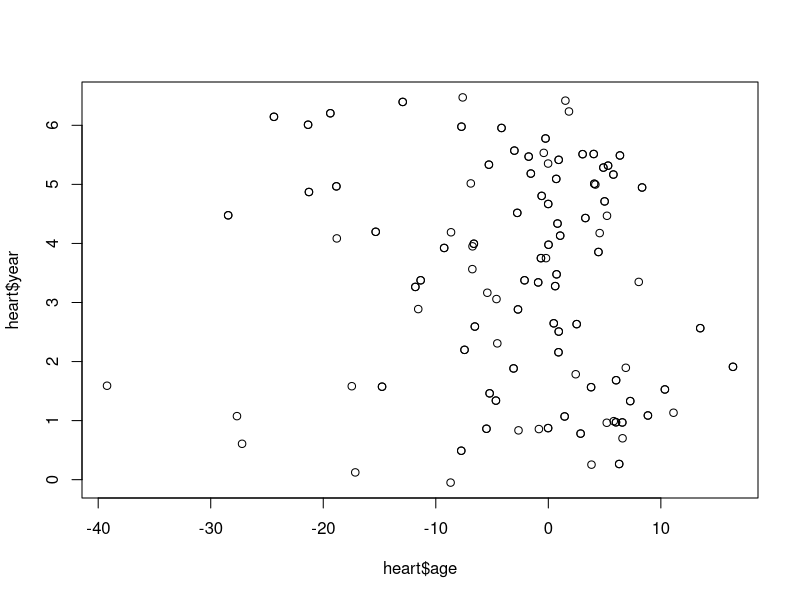
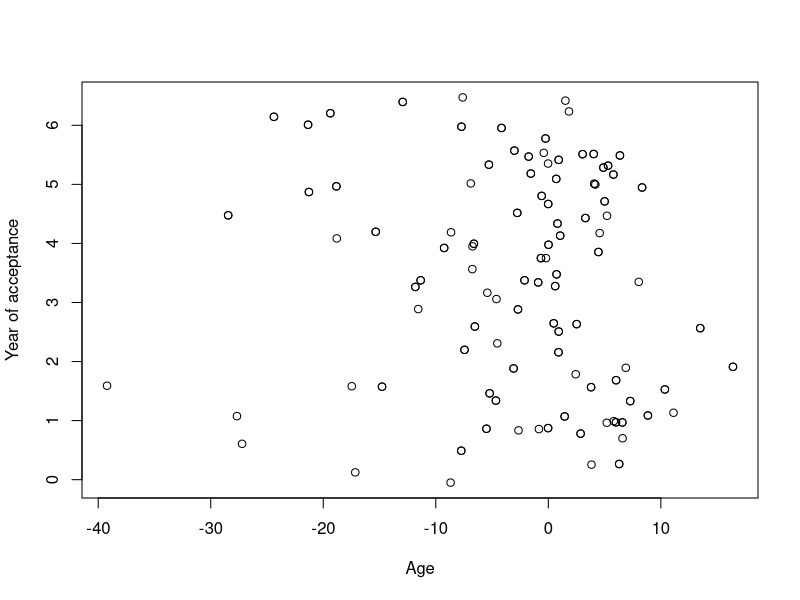
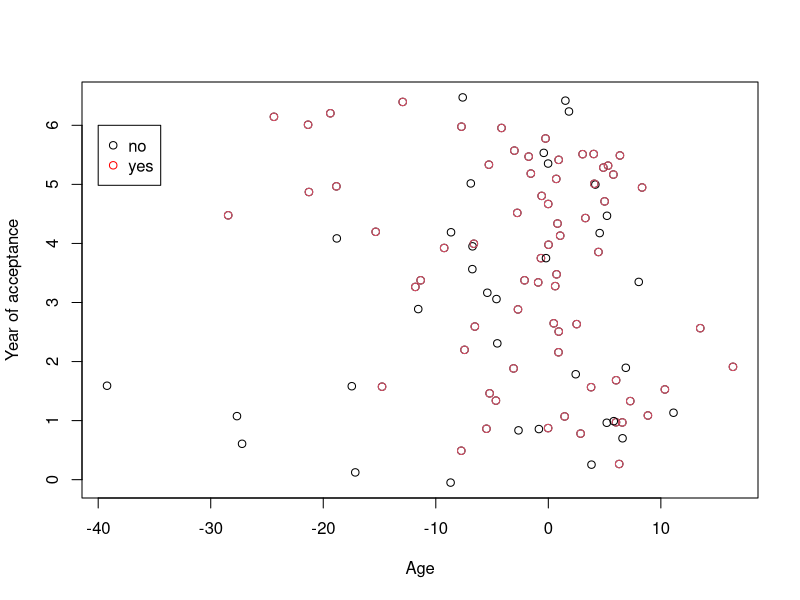
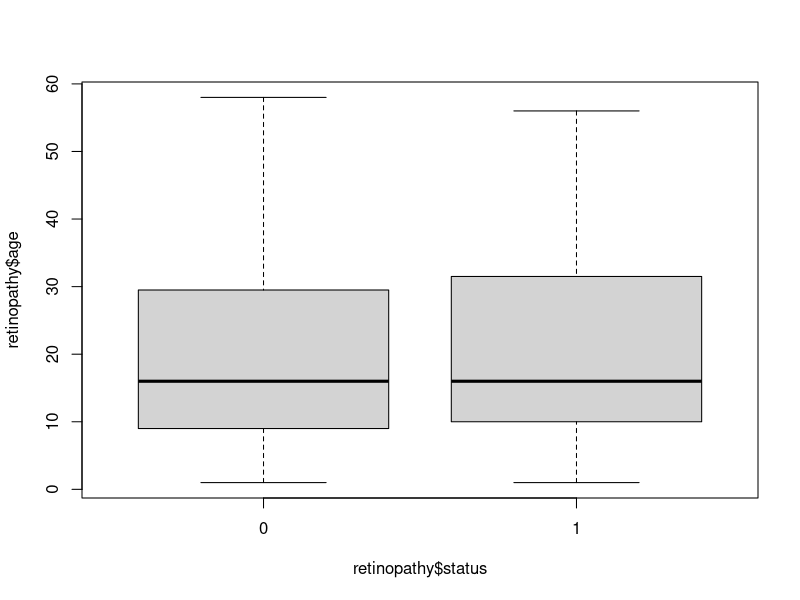
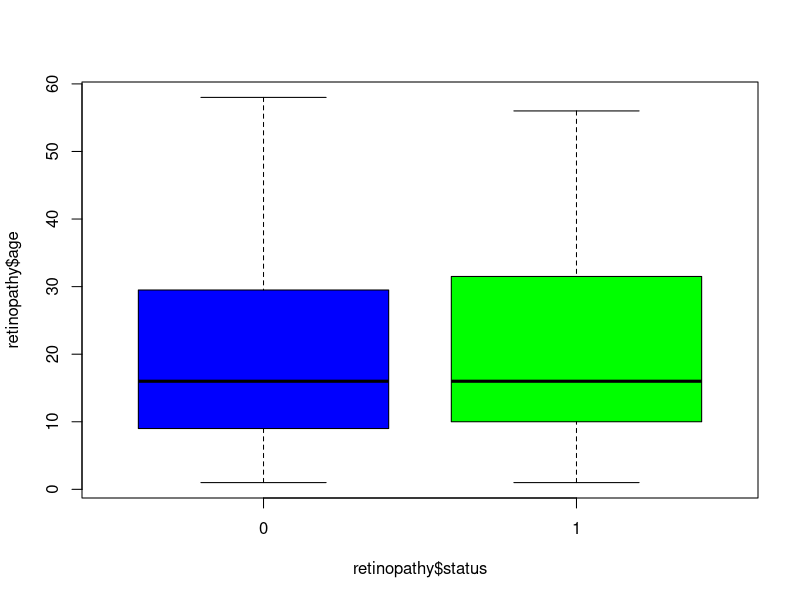
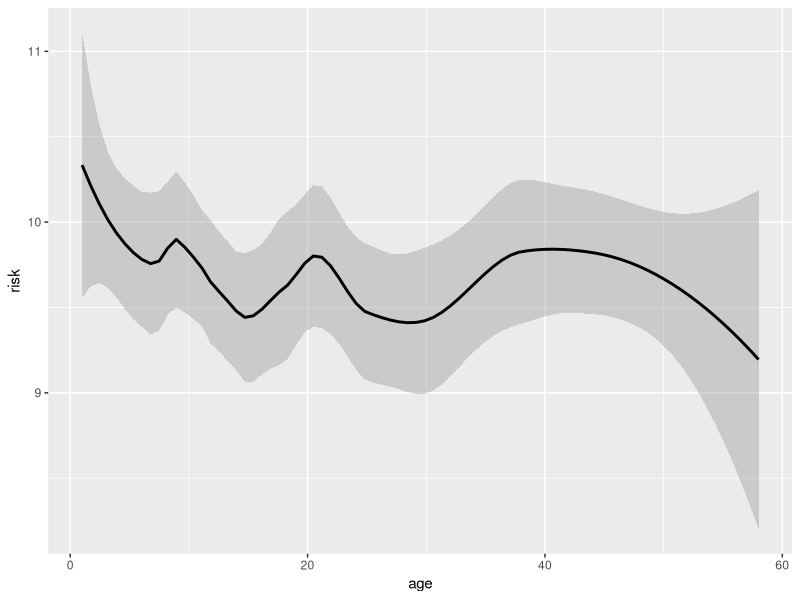
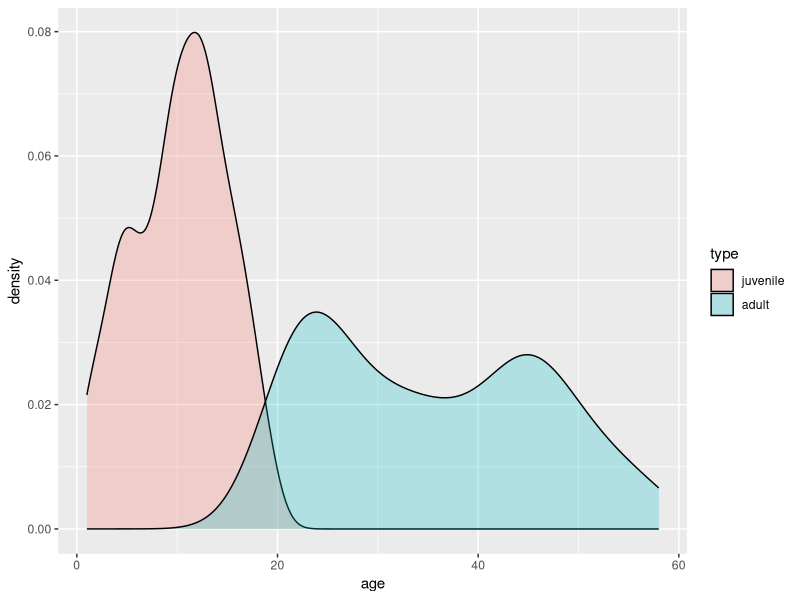

Reproduce these figures in R, in order.
## ---- chunk 1
knitr::knit_hooks$set(purl = knitr::hook_purl)

options(purl = FALSE)

knitr::opts_chunk$set(purl = FALSE)
## ---- chunk 2
knitr::opts_hooks$set(eval = function(opt) {
  if (any(opt$exercise))
    opt$eval <- opt$include <- FALSE
  
  opt
})


static <- TRUE

options(width = 100)

## ---- chunk 3
library(kableExtra)
library(knitr)
## ---- chunk 4
library(survival)
## ---- chunk 5
asis_output("#### Task 1\\n")
## ---- chunk 6
asis_output('<div style="border:2px; border-style:solid; padding: 1em; border-color:#446E9B">')
## ---- chunk 7
cat('<button type="button" class="btn btn-info btn-sm" data-toggle="collapse" data-target="#man1">Hint</button>
<div id = "man1" class="collapse" style="border:1px; border-style:solid; padding: 1em; border-color:#1F78B4">
Use the function factor(...) to convert a numerical variable to a factor.
</div>')
## ---- chunk 8
asis_output("</div>")

asis_output("#### Solution 1\\n")
## ---- chunk 9
heart$age_orig <- heart$age + 48
heart$surgery <- factor(heart$surgery, levels = c(0, 1), labels = c("no", "yes"))
## ---- chunk 10
asis_output("#### Task 2\\n")
## ---- chunk 11
asis_output('<div style="border:2px; border-style:solid; padding: 1em; border-color:#446E9B">')
## ---- chunk 12
cat('<button type="button" class="btn btn-info btn-sm" data-toggle="collapse" data-target="#man2">Hint</button>
<div id = "man2" class="collapse" style="border:1px; border-style:solid; padding: 1em; border-color:#1F78B4">
To dichotomize a numerical variable use the function as.numeric(...). Use the function factor(...) to convert a variable into a factor. 
</div>')
## ---- chunk 13
asis_output("</div>")

asis_output("#### Solution 2\\n")
## ---- chunk 14
retinopathy$ageCat <- as.numeric(retinopathy$age >= mean(retinopathy$age))
retinopathy$ageCat <- factor(retinopathy$ageCat, levels = c(0, 1), labels = c("young", "old"))
head(retinopathy)
## ---- chunk 15
asis_output("#### Task 3\\n")
## ---- chunk 16
asis_output('<div style="border:2px; border-style:solid; padding: 1em; border-color:#446E9B">')
## ---- chunk 17
cat('<button type="button" class="btn btn-info btn-sm" data-toggle="collapse" data-target="#man3">Hint</button>
<div id = "man3" class="collapse" style="border:1px; border-style:solid; padding: 1em; border-color:#1F78B4">
Create a variable that is identical to the futime variable (use the name futimeCut). Then use indexing to select the correct subset and set it to the new categorical variable.
</div>')
## ---- chunk 18
cat('<button type="button" class="btn btn-info btn-sm" data-toggle="collapse" data-target="#man3a">Hint</button>
<div id = "man3a" class="collapse" style="border:1px; border-style:solid; padding: 1em; border-color:#1F78B4">
E.g. you can create the low category as: \\
`retinopathy$futimeCut <- retinopathy$futime` \\
`retinopathy$futimeCut[retinopathy$futime < 25] <- "short" `\\
Now continue with the other categories.
</div>')
## ---- chunk 19
asis_output("</div>")

asis_output("#### Solution 3\\n")
## ---- chunk 20
retinopathy$futimeCut <- retinopathy$futime
retinopathy$futimeCut[retinopathy$futime < 25] <- "short"
retinopathy$futimeCut[retinopathy$futime >= 25 & retinopathy$futime < 45] <- "medium"
retinopathy$futimeCut[retinopathy$futime >= 45] <- "long"
head(retinopathy)
## ---- chunk 21
asis_output("#### Task 4\\n")
## ---- chunk 22
asis_output('<div style="border:2px; border-style:solid; padding: 1em; border-color:#446E9B">')
## ---- chunk 23
cat('<button type="button" class="btn btn-info btn-sm" data-toggle="collapse" data-target="#man4">Hint</button>
<div id = "man4" class="collapse" style="border:1px; border-style:solid; padding: 1em; border-color:#1F78B4">
To sample a numerical and categorical variable use the function sample(...). To convert a numerical variable to a categorical use the function factor(...). To dichotomize a numerical variable use the function as.numeric(...).
</div>')
## ---- chunk 24
asis_output("</div>")

asis_output("#### Solution 4\\n")
## ---- chunk 25
Sex <- sample(0:1, 50, replace = T)
Age <- sample(20:80, 50, replace = T)
Sex <- factor(Sex, levels = c(0:1), labels = c("female", "male"))
AgeCat <- as.numeric(Age > 50)
AgeCat <- factor(AgeCat, levels = c(0:1), labels = c("young", "old"))
Age <- (Age - mean(Age))/sd(Age)
## ---- chunk 26
asis_output("#### Task 5\\n")
## ---- chunk 27
asis_output('<div style="border:2px; border-style:solid; padding: 1em; border-color:#446E9B">')
## ---- chunk 28
asis_output("</div>")

asis_output("#### Solution 5\\n")
## ---- chunk 29
DF <- data.frame(Sex, Age, AgeCat)
DF <- data.frame("Gender" = Sex, "StandardizedAge" = Age, "DichotomousAge" = AgeCat)
## ---- chunk 30
asis_output("#### Task 6\\n")
## ---- chunk 31
asis_output('<div style="border:2px; border-style:solid; padding: 1em; border-color:#446E9B">')
## ---- chunk 32
cat('<button type="button" class="btn btn-info btn-sm" data-toggle="collapse" data-target="#man6">Hint</button>
<div id = "man6" class="collapse" style="border:1px; border-style:solid; padding: 1em; border-color:#1F78B4">
To sample a numerical and categorical variable use the function sample(...). To convert a numerical variable to a categorical use the function factor(...). 
</div>')
## ---- chunk 33
asis_output("</div>")

asis_output("#### Solution 6\\n")
## ---- chunk 34
Treatment <- sample(1:2, 150, replace = T)
Weight <- sample(50:100, 150, replace = T)
Treatment <- factor(Treatment, levels = c(1:2), labels = c("no", "yes"))
Weight <- Weight * 1000
data.frame(Treatment, Weight)
## ---- chunk 35
asis_output("#### Task 7\\n")
## ---- chunk 36
asis_output('<div style="border:2px; border-style:solid; padding: 1em; border-color:#446E9B">')
## ---- chunk 37
cat('<button type="button" class="btn btn-info btn-sm" data-toggle="collapse" data-target="#man7">Hint</button>
<div id = "man7" class="collapse" style="border:1px; border-style:solid; padding: 1em; border-color:#1F78B4">
To obtain letters use the function letters(...). To sample a numerical and categorical variable use the function sample(...). To convert a numerical variable to a categorical use the function factor(...). 
</div>')
## ---- chunk 38
asis_output("</div>")

asis_output("#### Solution 7\\n")
## ---- chunk 39
let <- letters[1:9]
sex <- sample(1:2, 50, replace = TRUE)
sex <- factor(sex, levels = 1:2, labels = c("males", "females"))
mat <- matrix(1:4 ,2, 2, byrow = TRUE)
my_list <- list(let = let, sex = sex, mat = mat) 
## ---- chunk 40
asis_output("#### Task 1\\n")
## ---- chunk 41
asis_output('<div style="border:2px; border-style:solid; padding: 1em; border-color:#446E9B">')
## ---- chunk 42
cat('<button type="button" class="btn btn-info btn-sm" data-toggle="collapse" data-target="#exp1">Hint</button>
<div id = "exp1" class="collapse" style="border:1px; border-style:solid; padding: 1em; border-color:#1F78B4">
Use the functions mean(...) and sd(...).
</div>')
## ---- chunk 43
asis_output("</div>")

asis_output("#### Solution 1\\n")
## ---- chunk 44
mean(heart$age)
sd(heart$age)
## ---- chunk 45
asis_output("#### Task 2\\n")
## ---- chunk 46
asis_output('<div style="border:2px; border-style:solid; padding: 1em; border-color:#446E9B">')
## ---- chunk 47
cat('<button type="button" class="btn btn-info btn-sm" data-toggle="collapse" data-target="#exp2">Hint</button>
<div id = "exp2" class="collapse" style="border:1px; border-style:solid; padding: 1em; border-color:#1F78B4">
Use the functions median(...) and IQR(...) to obtain the median and the interquartile range. Load the package memisc and use the function percent(...) in order to obtain the percentages. To check whether there are missing values use the functions sum(is.na(...)).
</div>')
## ---- chunk 48
asis_output("</div>")

asis_output("#### Solution 2\\n")
## ---- chunk 49
median(retinopathy$age)
IQR(retinopathy$age)
library(memisc)
percent(retinopathy$type)
sum(is.na(retinopathy$age)) # any(is.na(retinopathy$age))
## ---- chunk 50
asis_output("#### Task 3\\n")
## ---- chunk 51
asis_output('<div style="border:2px; border-style:solid; padding: 1em; border-color:#446E9B">')
## ---- chunk 52
cat('<button type="button" class="btn btn-info btn-sm" data-toggle="collapse" data-target="#exp3">Hint</button>
<div id = "exp3" class="collapse" style="border:1px; border-style:solid; padding: 1em; border-color:#1F78B4">
To calculate the frequencies, use the functions length(...) or table(...). To obtain the dimensions use the function dim(...).
</div>')
## ---- chunk 53
asis_output("</div>")

asis_output("#### Solution 3\\n")
## ---- chunk 54
mean(DF$StandardizedAge)
sd(DF$StandardizedAge)
length(DF$Gender[DF$Gender == "female"])
length(DF$Gender[DF$Gender == "male"])
table(DF$Gender)
table(DF$Gender, DF$DichotomousAge)
dim(DF)
## ---- chunk 55
asis_output("#### Task 1\\n")
## ---- chunk 56
asis_output('<div style="border:2px; border-style:solid; padding: 1em; border-color:#446E9B">')
## ---- chunk 57
cat('<button type="button" class="btn btn-info btn-sm" data-toggle="collapse" data-target="#plot1">Hint</button>
<div id = "plot1" class="collapse" style="border:1px; border-style:solid; padding: 1em; border-color:#1F78B4">
Use the function plot(..., xlab, ylab, col). Use the function legend(...) to add a legend to the plot.
</div>')
## ---- chunk 58
asis_output("</div>")

asis_output("#### Solution 1\\n")
## ---- chunk 59
plot(heart$age, heart$year)
plot(heart$age, heart$year, xlab = "Age", ylab = "Year of acceptance")
plot(heart$age, heart$year, xlab = "Age", ylab = "Year of acceptance", col = heart$transplant)
legend(-40, 6, c("no", "yes"), col = c("black", "red"), pch = 1)
## ---- chunk 60
asis_output("#### Task 2\\n")
## ---- chunk 61
asis_output('<div style="border:2px; border-style:solid; padding: 1em; border-color:#446E9B">')
## ---- chunk 62
cat('<button type="button" class="btn btn-info btn-sm" data-toggle="collapse" data-target="#plot2">Hint</button>
<div id = "plot2" class="collapse" style="border:1px; border-style:solid; padding: 1em; border-color:#1F78B4">
Use the function boxplot(...). 
</div>')
## ---- chunk 63
asis_output("</div>")

asis_output("#### Solution 2\\n")
## ---- chunk 64
boxplot(retinopathy$age ~ retinopathy$status)
boxplot(retinopathy$age ~ retinopathy$status, col = c("blue", "green"))
## ---- chunk 65
asis_output("#### Task 3\\n")
## ---- chunk 66
asis_output('<div style="border:2px; border-style:solid; padding: 1em; border-color:#446E9B">')
## ---- chunk 67
cat('<button type="button" class="btn btn-info btn-sm" data-toggle="collapse" data-target="#plot3">Hint</button>
<div id = "plot3" class="collapse" style="border:1px; border-style:solid; padding: 1em; border-color:#1F78B4">
Use the ggplot2 package and the functions: geom_smooth(...) and geom_density(...).
</div>')
## ---- chunk 68
asis_output("</div>")

asis_output("#### Solution 3\\n")
## ---- chunk 69
library(ggplot2)
ggplot(retinopathy, aes(age, risk)) +
geom_smooth(colour='black', span = 0.4)
ggplot(retinopathy, aes(age, fill = type)) +
geom_density(alpha = 0.25) 
